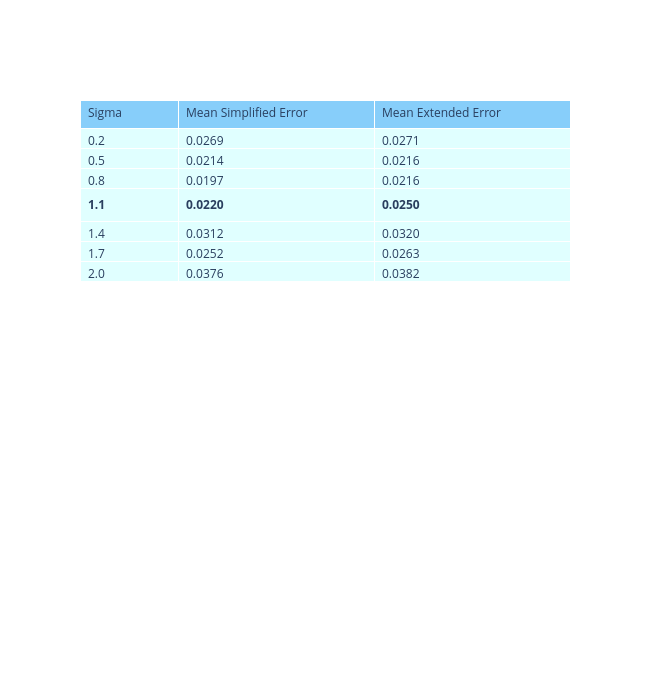

Notebook code cell kept with this figure:
### Code cell
accuracy_vs_sigma_table(master_unary_df, "unary")

### Figure 1 — Plotly figure (JSON) as saved in the notebook; plotly's stock layout.template omitted (floating-point values rounded to 4 significant figures)
{"data": [{"cells": {"align": "left", "fill": {"color": "lightcyan"}, "values": [["0.2", "0.5", "0.8", "<b>1.1</b>", "1.4", "1.7", "2.0"], ["0.0269", "0.0214", "0.0197", "<b>0.0220</b>", "0.0312", "0.0252", "0.0376"], ["0.0271", "0.0216", "0.0216", "<b>0.0250</b>", "0.0320", "0.0263", "0.0382"]]}, "columnwidth": [50, 100, 100], "header": {"align": "left", "fill": {"color": "lightskyblue"}, "values": ["Sigma", "Mean Simplified Error", "Mean Extended Error"]}, "type": "table"}], "layout": {"height": 700, "width": 650}}
